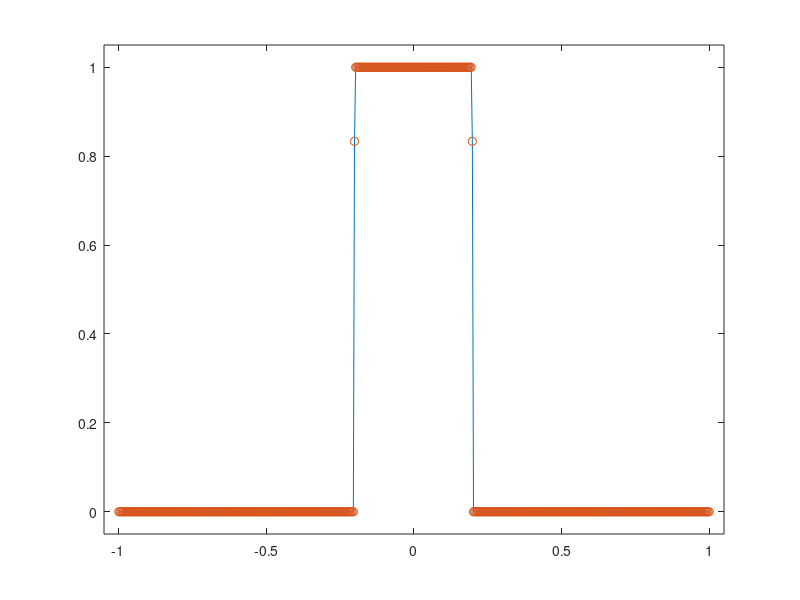
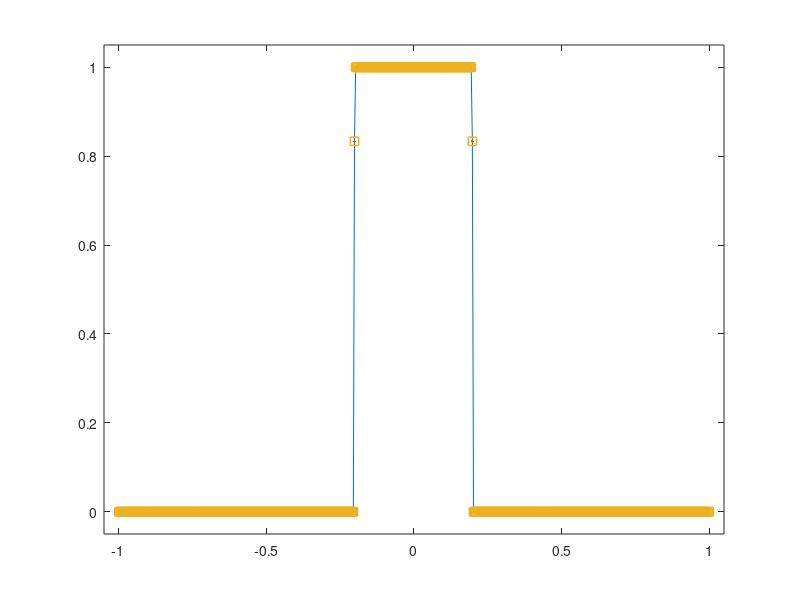

Here is the MATLAB script that generated these plots, in order:
% plot ic function

% clear all
close all
clc

addpath '../dat'

tbl1 = load('mcv3_3_1.dat');
tbl2 = load('mcv3_3_2.dat');
tbl3 = load('mcv3_3_3.dat');

x   = tbl1(:,1);
s1  = tbl1(:,2);
s2  = tbl2(:,2);
s3  = tbl3(:,2);

offset = 0.05;

figure,
plot(x, s1, x, s2, 'o')
xlim([min(x)-offset max(x)+offset])
ylim([min(s3)-offset max(s3)+offset])


figure,
LW = 'LineWidth';
lw = 1.1;
plot(x, s1, x, s2, '.', x, s3, 's', LW, lw)
xlim([min(x)-offset max(x)+offset])
ylim([min(s3)-offset max(s3)+offset])

